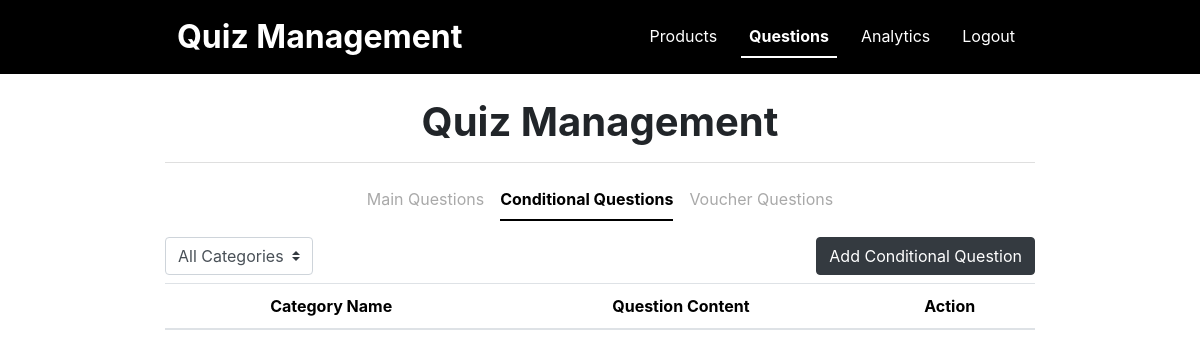
Page /management/conditional-question.php (signed in) on the earlier database version.
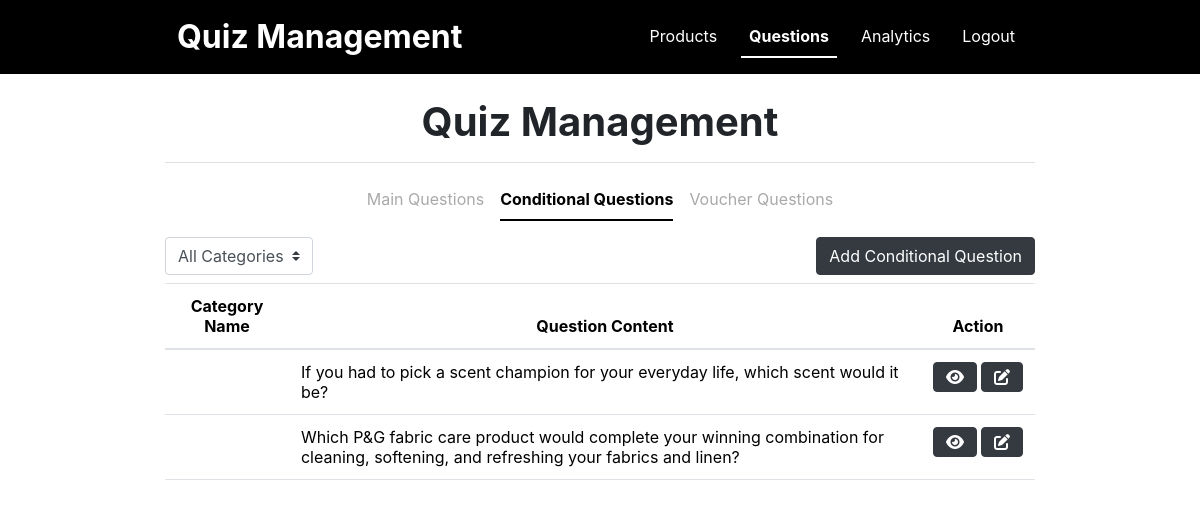
Same page on the later database version.
### tables this page shows
CREATE TABLE `conditional_question` (
  `cqID` int(11) NOT NULL,
  `cqContent` text NOT NULL,
  `cqNumOptions` tinyint(4) NOT NULL,
  `cqMaxAnswer` tinyint(4) NOT NULL
);

### management/conditional-question.php (the view, shortened to what this page needs)
<?php
    include '../header.php';
    include 'navbar.php';
    include '../db.php';
    $recordsPerPage = 10;
    $page = isset($_GET['page']) ? $_GET['page'] : 1;
    $offset = ($page - 1) * $recordsPerPage;
    $categoryFilter = isset($_GET['category']) ? $_GET['category'] : 0;
    $query = "SELECT cq.*, pq.*, c.categoryName,
                GROUP_CONCAT(a.answerContent) as answerContents,
                GROUP_CONCAT(p.prodName) as prodNames
                FROM conditional_question cq
                LEFT JOIN question_answer qa ON qa.cqID = cq.cqID
                LEFT JOIN parent_question pq ON qa.pqID = pq.pqID
                LEFT JOIN category c ON pq.categoryID = c.categoryID
                LEFT JOIN answer a ON a.answerID = qa.answerID
                LEFT JOIN product_answer pa ON pa.answerID = a.answerID
                LEFT JOIN product p ON pa.prodID = p.prodID";
    $query .= " GROUP BY cq.cqID DESC
        LIMIT $offset, $recordsPerPage";
    $result = mysqli_query($conn, $query);
?>
<div class="container w-75">
    <?php include 'question_nav.php';?>
    <form class="form-inline d-inline">
        <select class="custom-select mr-3" name="category" id="category" onchange="this.form.submit()">
            <option value="0" <?php echo ($categoryFilter == 0) ? 'selected' : ''; ?>>All Categories</option>
        </select>
    </form>
    <button class="btn btn-dark float-end mb-2" data-bs-toggle="modal" data-bs-target="#addConditionalQuestionModal">Add Conditional Question</button>
</div>
<div class="container w-75">
    <div class="table-responsive">
        <table class="table table-hover">
            <thead class="text-center">
                <tr>
                    <th>Category Name</th>
                    <th>Question Content</th>
                    <th>Action</th>
                </tr>
            </thead>
            <tbody>
                <?php
                    while ($row = mysqli_fetch_assoc($result)){
                        $cqContent      = $row['cqContent'];
                        $categoryName   = $row['categoryName'];
                ?>
                <tr>
                    <td><?php echo $categoryName;?></td>
                    <td><?php echo $cqContent;?></td>
                    <td>
                    <div class="d-flex justify-content-center align-items-center">
                            <div class="text-center me-1">
                                <button type="button" class="btn btn-dark" data-bs-toggle="modal" data-bs-target="#viewQuestionModal<?php echo $pqID; ?>">
                                    <div class="d-flex align-items-center">
                                        <i class="fa-solid fa-eye"></i>
                                    </div>
                                </button>
                            </div>
                            <div class="text-center">
                                <button type="button" class="btn btn-dark" data-bs-toggle="modal" data-bs-target="#editQuestionModal<?php echo $pqID; ?>">
                                    <div class="d-flex align-items-center">
                                        <i class="fa-solid fa-pen-to-square"></i>
                                    </div>
                                </button>
                            </div>
                        </div>
                    <?php
                        }
                    ?>
                    </td>
                </tr>
            </tbody>
        </table>
    </div>
</div>

Differences in the rows shown:
added conditional_question: cqContent "If you had to pick a scent champion for your everyday life, which scent would it be?"
added conditional_question: cqContent "Which P&G fabric care product would complete your winning combination for cleaning, softening, and refreshing your fabrics and linen?"
